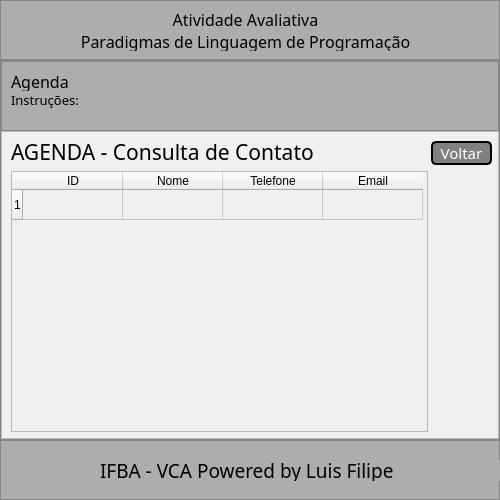
<?xml version="1.0" encoding="UTF-8"?>
<ui version="4.0">
 <class>MainWindow</class>
 <widget class="QMainWindow" name="MainWindow">
  <property name="geometry">
   <rect>
    <x>0</x>
    <y>0</y>
    <width>500</width>
    <height>500</height>
   </rect>
  </property>
  <property name="minimumSize">
   <size>
    <width>500</width>
    <height>500</height>
   </size>
  </property>
  <property name="maximumSize">
   <size>
    <width>500</width>
    <height>500</height>
   </size>
  </property>
  <property name="windowTitle">
   <string>MainWindow</string>
  </property>
  <widget class="QWidget" name="centralwidget">
   <widget class="QFrame" name="frame_Top">
    <property name="geometry">
     <rect>
      <x>0</x>
      <y>0</y>
      <width>500</width>
      <height>60</height>
     </rect>
    </property>
    <property name="maximumSize">
     <size>
      <width>16777215</width>
      <height>60</height>
     </size>
    </property>
    <property name="styleSheet">
     <string notr="true">background-color: rgb(173, 173, 173);</string>
    </property>
    <property name="frameShape">
     <enum>QFrame::StyledPanel</enum>
    </property>
    <property name="frameShadow">
     <enum>QFrame::Raised</enum>
    </property>
    <widget class="QLabel" name="label_6">
     <property name="geometry">
      <rect>
       <x>10</x>
       <y>10</y>
       <width>471</width>
       <height>41</height>
      </rect>
     </property>
     <property name="font">
      <font>
       <family>Snap ITC</family>
       <pointsize>12</pointsize>
      </font>
     </property>
     <property name="styleSheet">
      <string notr="true">color: black</string>
     </property>
     <property name="text">
      <string>Atividade Avaliativa
Paradigmas de Linguagem de Programação</string>
     </property>
     <property name="alignment">
      <set>Qt::AlignCenter</set>
     </property>
    </widget>
   </widget>
   <widget class="QFrame" name="frame_Botton">
    <property name="geometry">
     <rect>
      <x>0</x>
      <y>440</y>
      <width>500</width>
      <height>60</height>
     </rect>
    </property>
    <property name="maximumSize">
     <size>
      <width>16777215</width>
      <height>60</height>
     </size>
    </property>
    <property name="styleSheet">
     <string notr="true">background-color: rgb(173, 173, 173);</string>
    </property>
    <property name="frameShape">
     <enum>QFrame::StyledPanel</enum>
    </property>
    <property name="frameShadow">
     <enum>QFrame::Raised</enum>
    </property>
    <widget class="QLabel" name="label_7">
     <property name="geometry">
      <rect>
       <x>100</x>
       <y>20</y>
       <width>401</width>
       <height>21</height>
      </rect>
     </property>
     <property name="font">
      <font>
       <family>Snap ITC</family>
       <pointsize>14</pointsize>
      </font>
     </property>
     <property name="styleSheet">
      <string notr="true">color:black</string>
     </property>
     <property name="text">
      <string>IFBA - VCA Powered by Luis Filipe</string>
     </property>
    </widget>
   </widget>
   <widget class="QFrame" name="frame_Content">
    <property name="geometry">
     <rect>
      <x>0</x>
      <y>60</y>
      <width>500</width>
      <height>380</height>
     </rect>
    </property>
    <property name="styleSheet">
     <string notr="true">background-color: rgb(173, 173, 173);
</string>
    </property>
    <property name="frameShape">
     <enum>QFrame::StyledPanel</enum>
    </property>
    <property name="frameShadow">
     <enum>QFrame::Raised</enum>
    </property>
    <layout class="QVBoxLayout" name="verticalLayout_2">
     <property name="spacing">
      <number>0</number>
     </property>
     <property name="leftMargin">
      <number>0</number>
     </property>
     <property name="topMargin">
      <number>0</number>
     </property>
     <property name="rightMargin">
      <number>0</number>
     </property>
     <property name="bottomMargin">
      <number>0</number>
     </property>
     <item>
      <widget class="QFrame" name="frame">
       <property name="maximumSize">
        <size>
         <width>16777215</width>
         <height>70</height>
        </size>
       </property>
       <property name="styleSheet">
        <string notr="true">background-color: rgb(173, 173, 173);</string>
       </property>
       <property name="frameShape">
        <enum>QFrame::StyledPanel</enum>
       </property>
       <property name="frameShadow">
        <enum>QFrame::Raised</enum>
       </property>
       <widget class="QLabel" name="label_4">
        <property name="geometry">
         <rect>
          <x>10</x>
          <y>10</y>
          <width>471</width>
          <height>21</height>
         </rect>
        </property>
        <property name="font">
         <font>
          <family>Snap ITC</family>
          <pointsize>12</pointsize>
         </font>
        </property>
        <property name="text">
         <string>Agenda</string>
        </property>
       </widget>
       <widget class="QLabel" name="label_5">
        <property name="geometry">
         <rect>
          <x>10</x>
          <y>30</y>
          <width>481</width>
          <height>21</height>
         </rect>
        </property>
        <property name="font">
         <font>
          <family>Broadway</family>
          <pointsize>10</pointsize>
         </font>
        </property>
        <property name="text">
         <string>Instruções:</string>
        </property>
        <property name="alignment">
         <set>Qt::AlignLeading|Qt::AlignLeft|Qt::AlignTop</set>
        </property>
       </widget>
      </widget>
     </item>
     <item>
      <widget class="QFrame" name="frame_3">
       <property name="styleSheet">
        <string notr="true">background-color: rgb(240, 240, 240);</string>
       </property>
       <property name="frameShape">
        <enum>QFrame::StyledPanel</enum>
       </property>
       <property name="frameShadow">
        <enum>QFrame::Raised</enum>
       </property>
       <widget class="QLabel" name="label">
        <property name="geometry">
         <rect>
          <x>10</x>
          <y>10</y>
          <width>461</width>
          <height>21</height>
         </rect>
        </property>
        <property name="font">
         <font>
          <family>Bodoni MT</family>
          <pointsize>16</pointsize>
         </font>
        </property>
        <property name="text">
         <string>AGENDA - Consulta de Contato</string>
        </property>
       </widget>
       <widget class="QTableWidget" name="tableWidget">
        <property name="geometry">
         <rect>
          <x>10</x>
          <y>40</y>
          <width>417</width>
          <height>261</height>
         </rect>
        </property>
        <property name="rowCount">
         <number>1</number>
        </property>
        <property name="columnCount">
         <number>4</number>
        </property>
        <row/>
        <column>
         <property name="text">
          <string>ID</string>
         </property>
        </column>
        <column>
         <property name="text">
          <string>Nome</string>
         </property>
        </column>
        <column>
         <property name="text">
          <string>Telefone</string>
         </property>
        </column>
        <column>
         <property name="text">
          <string>Email</string>
         </property>
        </column>
       </widget>
       <widget class="QPushButton" name="pushButton_2">
        <property name="geometry">
         <rect>
          <x>430</x>
          <y>10</y>
          <width>61</width>
          <height>24</height>
         </rect>
        </property>
        <property name="font">
         <font>
          <family>Bodoni MT</family>
          <pointsize>11</pointsize>
         </font>
        </property>
        <property name="styleSheet">
         <string notr="true">QPushButton{
border: 2px solid black;
background-color: gray;
border-radius: 5px;
color:white
}

QPushButton:hover{
border: 2px solid red;
background-color: white;
border-radius: 5px;
color:black
}</string>
        </property>
        <property name="text">
         <string>Voltar</string>
        </property>
       </widget>
      </widget>
     </item>
    </layout>
   </widget>
  </widget>
 </widget>
 <resources/>
 <connections/>
</ui>
